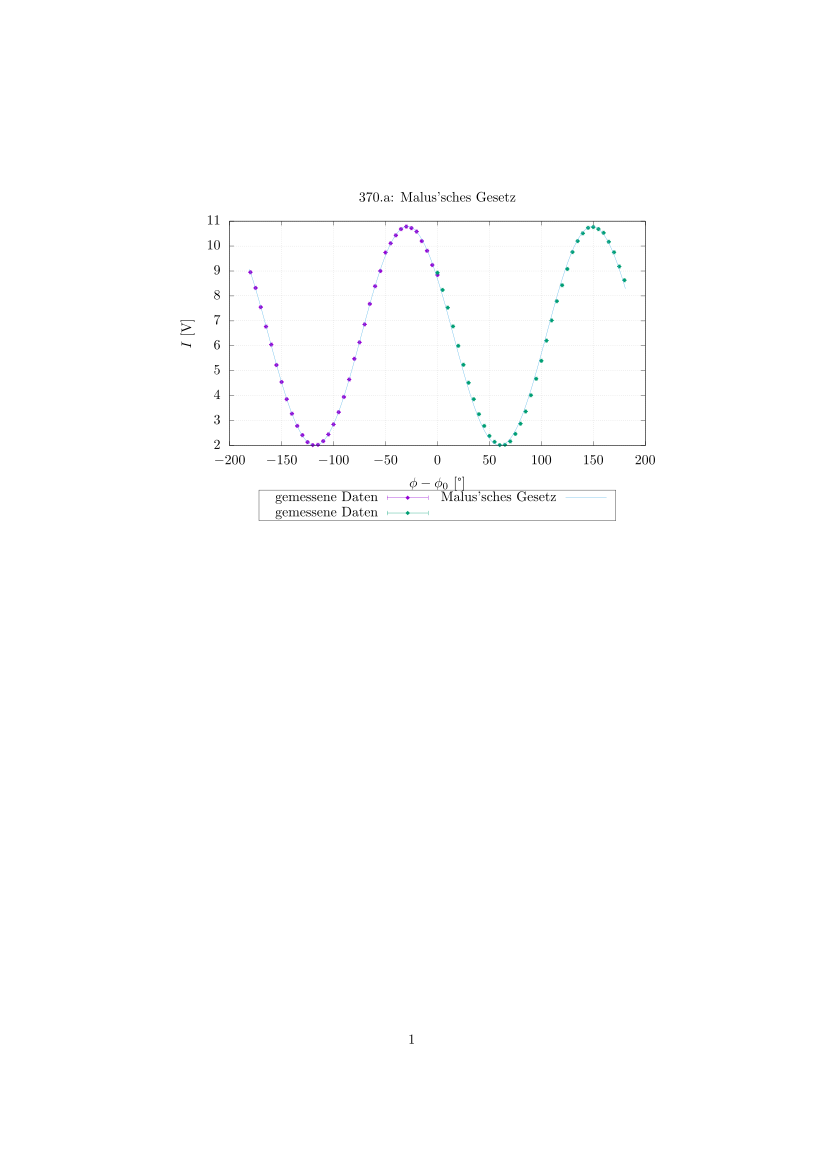

The gnuplot source for this figure:
set terminal epslatex color
set output "output_a.tex"
set title "370.a: Malus'sches Gesetz"
set xlabel '$\phi-\phi_0$ [°]'
set ylabel '$I$ [V]'
set grid
set key box below width -5
set samples 1000
A = 8
B = 0.01 
C = 1
D = 2
f(x) = A*cos(B*x+C)**2+D
fit f(x) 'a.dat' u 1:2 via A,B,C,D
plot 'a.dat' u 1:2:6:5 with xyerrorbars title 'gemessene Daten' pt 13 pointsize 1,\
        'a.dat' u 3:4:6:5 with xyerrorbars title 'gemessene Daten' pt 13 pointsize 1,\
        f(x) title "Malus'sches Gesetz"

# pt 0 pixel
# pt 1 plus
# pt 13 dot
# lw linewidth
# ps pointsize
# yerrorbars uses last column
